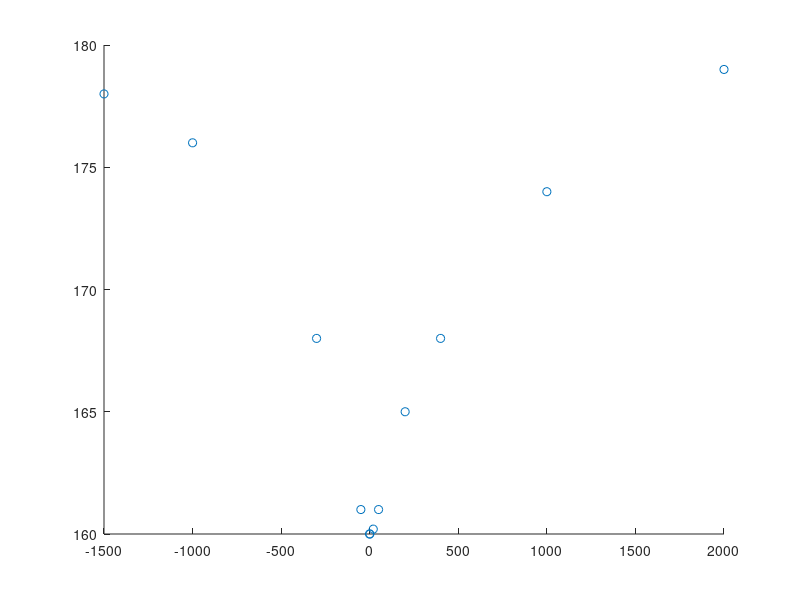

Here is the MATLAB script that generated this plot: (Note: this script raises an error after producing the figure.)
function czesc_2
    format long;
    clf;
    dT_tab = [-1500, -1000, -300, -50, -1, 1,20, 50, 200, 400, 1000, 2000];
    h_tab  = [178, 176, 168, 161, 160, 160, 160.2, 161, 165, 168, 174, 179];
    
    hold on;
    plot(dT_tab, h_tab, 'o')
    dT_plot = linspace(dT_tab(1), dT_tab(end), 2000);
    for m=2:8
        h_approx = approx(dT_tab, h_tab, m, dT_plot);

        plot(dT_plot, h_approx, "DisplayName", sprintf("m = %d", m))
    end
    ylim([min(h_tab)-1, max(h_tab)+1])
    legend("Location","southwest")
    hold off;
    

    figure;
    h_interp = zeros(length(dT_plot), 1);

    for i = 1:length(dT_plot)
        h_interp(i) = interp_newton(dT_tab, h_tab, dT_plot(i));
    end
    
    [dT_eq, h_eq] = generuj_wezly_rownoodlegle(dT_tab, h_tab, 50);
    h_spline = spline(dT_eq, h_eq, dT_plot);

    h_approx = approx(dT_tab, h_tab, 6, dT_plot);

    plot(dT_tab, h_tab, 'o')
    hold on;
    plot(dT_plot, h_interp, 'k', 'LineWidth', 1.5)
    plot(dT_plot, h_spline)
    plot(dT_plot, h_approx)
    grid on;
    legend('Dane', 'Interpolacja Newtona', 'Location', 'southwest')
    ylim([min(h_tab)-1, max(h_tab)+1])
    hold off;
    
end

function [x_eq, y_eq] = generuj_wezly_rownoodlegle(x_tab, y_tab, hx)
    x_eq = x_tab(1):hx:x_tab(end);
    y_eq = zeros(size(x_eq));

    for k = 1:length(x_eq)
        xk = x_eq(k);

        i = 1;
        while i < length(x_tab) - 1 && xk > x_tab(i + 1)
            i = i + 1;
        end

        y_eq(k) = y_tab(i) + (y_tab(i + 1) - y_tab(i)) * ...
                  (xk - x_tab(i)) / (x_tab(i + 1) - x_tab(i));
    end
end
